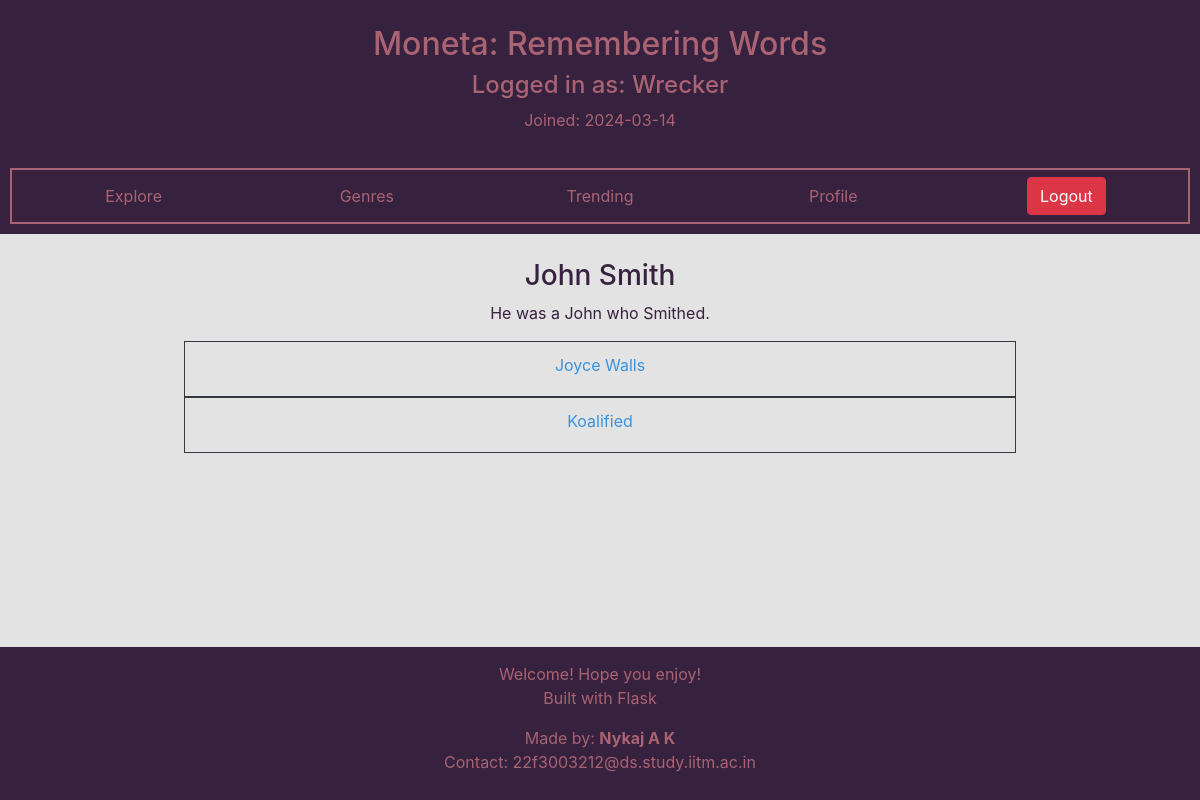
The app's page /author/1 (signed in) with its own data.
### moneta/models.py (models this page shows, shortened)
class User(db.Model,UserMixin):
    __tablename__ = "user"
    id = db.Column(db.Integer,primary_key = True)
    username = db.Column(db.String(20),nullable=False,unique=True)
    password = db.Column(db.String(60),nullable=True)
    email = db.Column(db.String(60),nullable=False,unique=True)
    doj = db.Column(db.DateTime, nullable=False, default = date.today())
    is_librarian = db.Column(db.Integer,nullable = False, default = 0)
    borrowed = db.relationship('Borrow',backref='user',lazy=True)
    returned = db.relationship('Return',backref='user',lazy=True)
    comments = db.relationship('Comment',backref = 'user', lazy=True)
    requested = db.relationship('Requested',backref = 'user', lazy=True)

class Author(db.Model):
    __tablename__ = 'author'
    id = db.Column(db.Integer,primary_key = True)
    name = db.Column(db.String(80), unique = True, nullable = False)
    bio = db.Column(db.Text)
    books = db.relationship('Book',secondary=written,backref = db.backref('authors',lazy='dynamic') )

class Book(db.Model):
    __tablename__ = "book"
    id = db.Column(db.Integer,primary_key = True)
    name = db.Column(db.String(80), unique = True, nullable = False)
    description = db.Column(db.Text)
    ratings = db.relationship('Rating',backref='book',lazy=True)
    comments = db.relationship('Comment',backref = 'book', lazy=True)
    borrowed = db.relationship('Borrow',backref = 'book',lazy=True)
    requested = db.relationship('Requested',backref = 'book',lazy=True)

### moneta/routes.py (the view)
@app.route("/author/<id>")
@normal_user_required
def selected_author(id):
    author = Author.query.filter(id == Author.id).scalar()
    if not author:
        return render_template('user_specific/non_existant.html')
    return render_template('user_specific/author.html',author=author)

### moneta/routes.py (called while the page is built, shortened)
@login_manager.user_loader
def load_user(user_id):
    user = User.query.filter_by(id=user_id).first()
    app.logger.info(f"User {user.username} was loaded!")
    return user

def normal_user_required(fun):
    @wraps(fun)
    def inner(*args,**kwargs):
        if not current_user.is_anonymous and not current_user.is_librarian:
            return fun(*args,**kwargs)
    return inner

### moneta/templates/user_specific/author.html
{% extends "user_specific/dashboard.html" %}
{% block main_body %}
    <div class="container">
        <div class="row">
            <div class="col text-center">
                <h3 class="help-text">{{ author.name }}</h3>
                {% if author.bio %}
                    <p class="help-text">{{ author.bio }}</p>
                {% else %}
                    <p class="help-text">No description yet!</p>
                {% endif %}
            </div>
        </div>
        <div class="row">
            <div class="col text-center">
                {% for book in author.books %}
                        <div class="mx-auto text-center border border-dark p-1" style="width:75%">
                            <h5><a href="{{ url_for('selected_book',id = book.id) }}" class="btn link-text">{{ book.name }}</a></h5>
                        </div>
                {% endfor %}
            </div>
        </div>
    </div>
{% endblock %}

### moneta/templates/user_specific/dashboard.html
{% extends "base_templates/base.html" %}
{% block header_element %}
    <div class="container-flexible" id="header-container">
        <div class="row text-center header-container-element" id="header-container-info">
            <div class="col" id="header-container-info-content">
                <h2 class="header-info-content-text">Moneta: Remembering Words</h2>
                <h4 class="header-info-content-text">Logged in as: {{ current_user.username }} </h4>
                <p class="header-info-content-text">Joined: {{current_user.doj.__str__()[:10:]}}</p>
            </div>
        </div>
        <div class="row text-center header-container-element" id="header-container-links">
            <div class="col header-link-div"><a class="btn header-link" href="{{ url_for('search') }}">Explore</a></div>
            <div class="col header-link-div"><a class="btn header-link" href="{{ url_for('genre') }}">Genres</a></div>
            <div class="col header-link-div"><a class="btn header-link" href="{{ url_for('trending') }}">Trending</a></div>
            <div class="col header-link-div"><a class="btn header-link" href="{{ url_for('home') }}">Profile</a></div>
            <div class="col header-link-div"><a class="btn btn-danger" href="{{ url_for('logout') }}">Logout</a></div>
        </div>
    </div>
{% endblock %}

### moneta/static/custom/global_styles.css (style rules this page uses)
:root { --custom_primary: rgb(57,147,221); --custom_secondary: rgb(84,122,65); --custom_tertiary: rgb(170,99,115); --custom_accent_light: rgb(227,227,227); --custom_accent_dark: rgb(54,33,62); }
body { background-color: var(--custom_accent_light); overflow-x: hidden; min-height: 100vh; display: flex; flex-direction: column; }

### moneta/static/custom/header_styles.css (style rules this page uses)
#header-container { padding: 5px; margin-bottom: 10px; background-color: var(--custom_accent_dark); }
.header-container-element { padding: 5px; margin: 5px; margin-top: 15px; }
.header-link-div { margin: 2px; }
.header-link { color: var(--custom_tertiary); }
.header-info-content-text { color: var(--custom_tertiary); }
#header-container-links { border: 2px solid var(--custom_tertiary); }

### moneta/static/custom/content_text_styles.css (style rules this page uses)
.link-text { color: var(--custom_primary); }
.help-text { color: var(--custom_accent_dark); }

### records on screen
User: username "Wrecker", doj "2024-03-14"
Author: name "John Smith", bio "He was a John who Smithed."
Book: name "Joyce Walls"
Book: name "Koalified"
